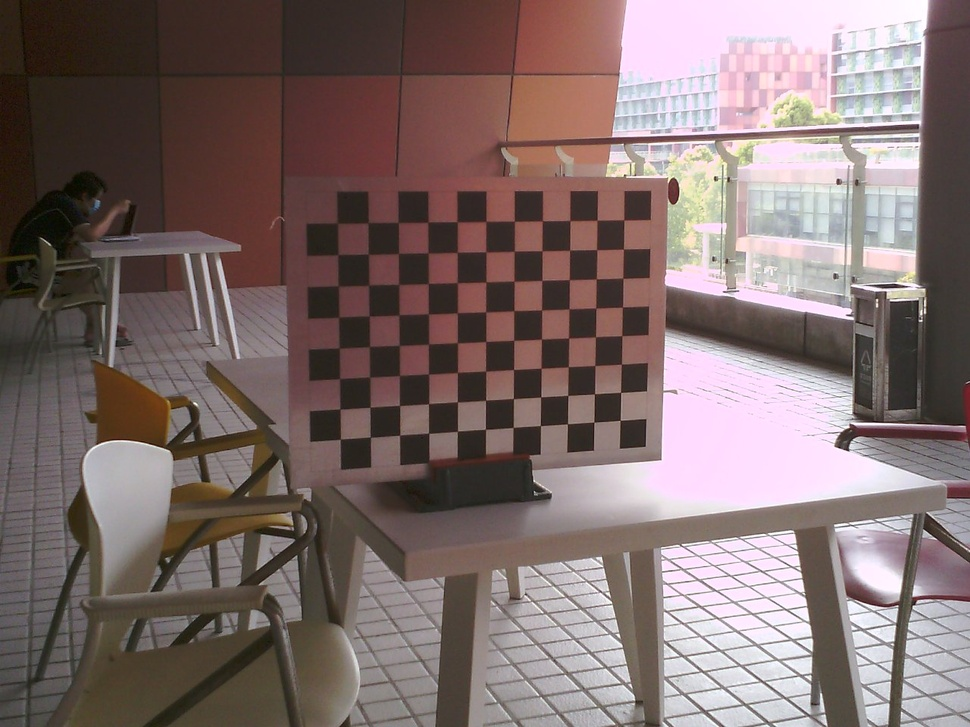
#> input picture data/RGB_2/1.jpg, 970 x 727 px, shrunk from 1280 x 960 before the run; its folder holds only this picture in this run
$ python RGB_calibration.py
#> lines starting #> are read from the running program, lines starting #| are printed output that depends on the picture; after the words box and inside, x2 and y2 are one past the last pixel; in counts of white or black regions, pixels touching at a corner belong together; long printed decimals are rounded
import numpy as np
import cv2 as cv
import glob
# termination criteria
criteria = (cv.TERM_CRITERIA_EPS + cv.TERM_CRITERIA_MAX_ITER, 30, 0.001)
# prepare object points, like (0,0,0), (1,0,0), (2,0,0) ....,(6,5,0)
objp = np.zeros((11*8,3), np.float32)
objp[:,:2] = np.mgrid[0:11,0:8].T.reshape(-1,2)*45
# Arrays to store object points and image points from all the images.
objpoints = [] # 3d point in real world space
imgpoints = [] # 2d points in image plane.
images = glob.glob('data/RGB_2/*.jpg')
for fname in images:
    img = cv.imread(fname)
#> img is the input picture: shape (727, 970, 3); mean B, G, R 108, 109.7, 126.7
    gray = cv.cvtColor(img, cv.COLOR_BGR2GRAY)
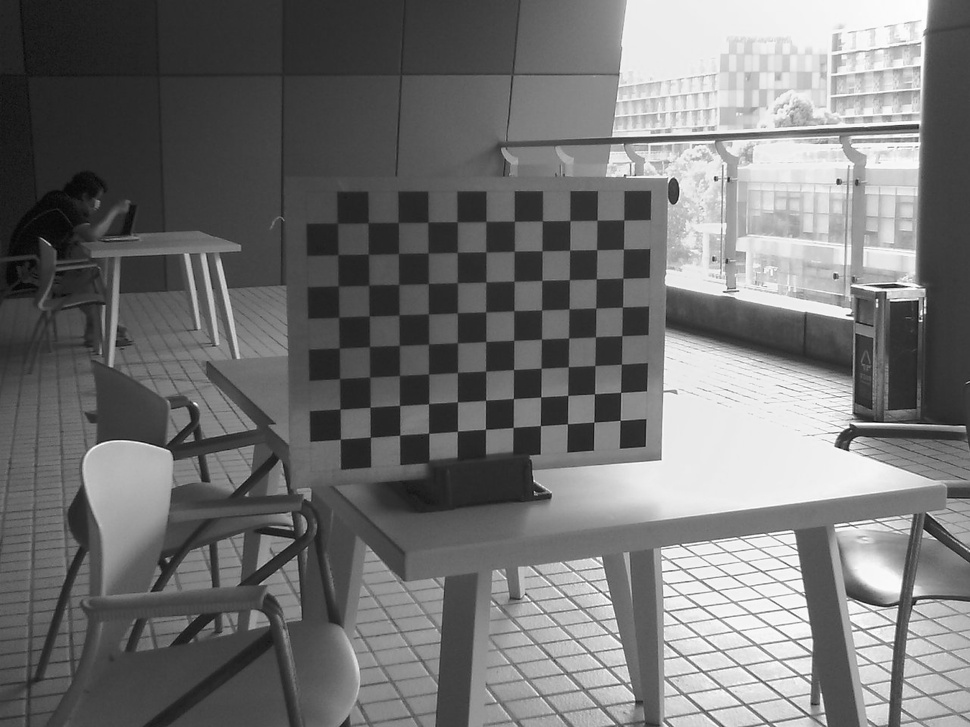
#> gray: shape (727, 970); min 3, max 255, mean 114.6
    # Find the chess board corners
    ret, corners = cv.findChessboardCorners(gray, (11, 8), corners=88, flags=cv.CALIB_CB_ADAPTIVE_THRESH)
#> ret = True; corners = 88 rows, first 8: [620.2, 420.2], [593.9, 422.1], [567.4, 423.7], [547.4, 416.7], [507, 420], [493, 422], [451, 424], [428.7, 433.1]
    # If found, add object points, image points (after refining them)
    if ret == True:
        objpoints.append(objp)
        corners2 = cv.cornerSubPix(gray, corners, (11, 11), (-1, -1), criteria)
#> corners2 = 88 rows, first 8: [620.2, 420.4], [593.8, 422.1], [567.5, 423.8], [540.4, 425.7], [513.2, 427.4], [485.5, 429.4], [457.4, 431.3], [428.7, 433.3]
        imgpoints.append(corners)
        # Draw and display the corners
        cv.drawChessboardCorners(img, (11, 8), corners2, ret)
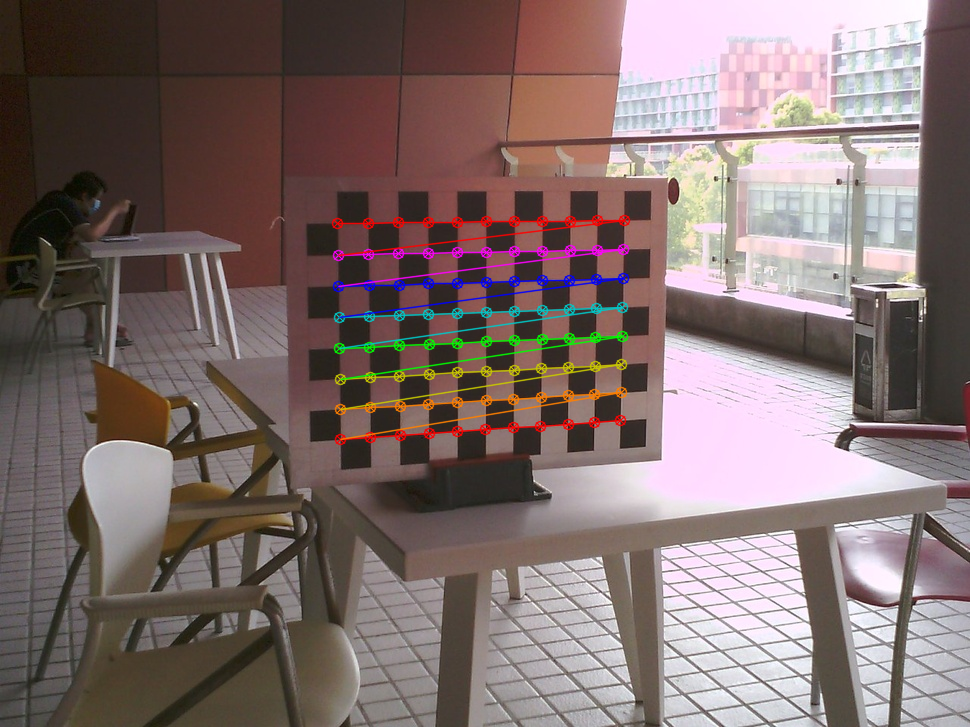
#> img: shape (727, 970, 3); 2.72% of pixels changed, all inside (x1, y1, x2, y2) = (331, 214, 631, 446)
        cv.imshow('img', img)
        cv.waitKey(500)
cv.destroyAllWindows()

ret, mtx, dist, rvecs, tvecs = cv.calibrateCamera(objpoints, imgpoints, gray.shape[::-1], None, None)
#> ret = 0.137; mtx = [[1124.8, 0, 474.3], [0, 1139, 327.6], [0, 0, 1]]; dist = [[-0.00623, 5.3, 0.00116, -0.000475, -168.8]]; rvecs = ([-0.453, -0.21, 3.08],); tvecs = ([232.8, 146.3, 1796.1],)
print(ret)
#| 0.1372
print(mtx)
#| [[1.12479194e+03 0.00000000e+00 4.74256321e+02]
#|  [0.00000000e+00 1.13901551e+03 3.27604079e+02]
#|  [0.00000000e+00 0.00000000e+00 1.00000000e+00]]
print(dist)
#| [[-6.23320080e-03  5.29579379e+00  1.16152624e-03 -4.74622081e-04
#|   -1.68823604e+02]]
print(rvecs)
#| (array([[-0.4525],
#|        [-0.2099],
#|        [ 3.083]]),)

$ run again, on data/RGB_2/13.jpg
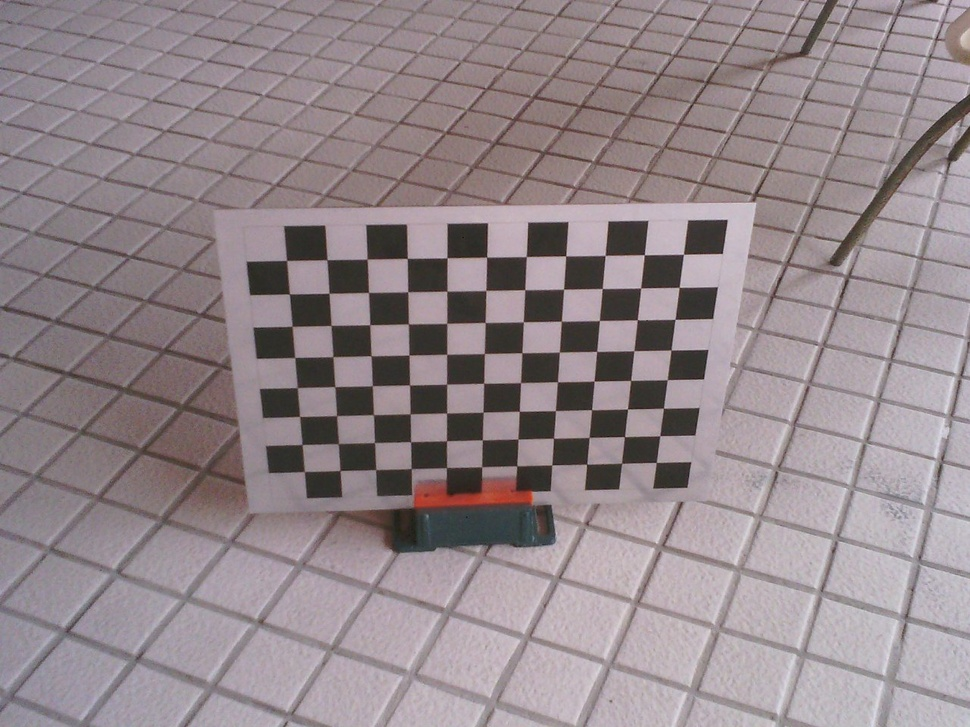
#> input picture data/RGB_2/13.jpg, 970 x 727 px, shrunk from 1280 x 960 before the run
#> img is the input picture: shape (727, 970, 3); mean B, G, R 139.2, 135, 147.3
#> `ret, corners = cv.findChessboardCorners(gray, (11, 8), corners=88, fla..`: ret = True; corners = 88 rows, first 8: [656.2, 462.4], [621.7, 463.2], [586.5, 464.2], [554, 464], [516.8, 465.8], [481.7, 466.8], [446.5, 467.5], [411.3, 468.5]
#> corners2 = 88 rows, first 8: [656.3, 462.5], [621.6, 463.3], [586.7, 464.1], [551.7, 464.9], [516.9, 466], [481.5, 467], [446.6, 467.7], [411.2, 468.7]
#> `cv.drawChessboardCorners(img, (11, 8), corners2, ret)`:
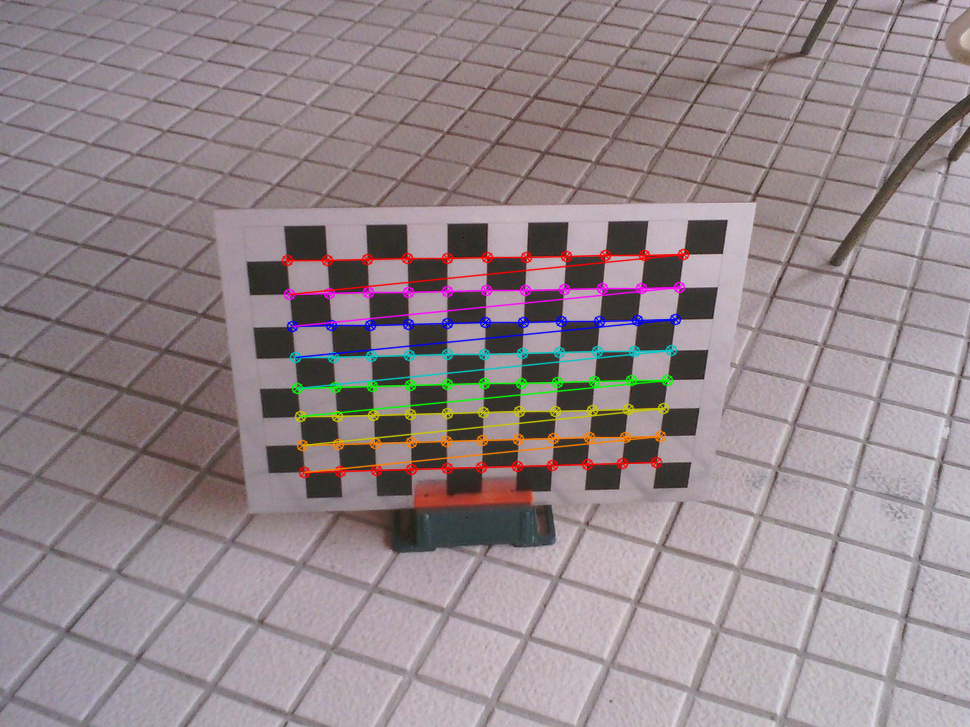
#> img: shape (727, 970, 3); 3.28% of pixels changed, all inside (x1, y1, x2, y2) = (281, 248, 690, 479)
#> `ret, mtx, dist, rvecs, tvecs = cv.calibrateCamera(objpoints, imgpoints..`: ret = 0.153; mtx = [[1208.2, 0, 482.3], [0, 1164.3, 378], [0, 0, 1]]; dist = [[0.113, -2.11, 0.00338, 0.0039, -4.95]]; rvecs = ([-0.106, -0.931, 3],); tvecs = ([223.6, 113, 1559.7],)
#| 0.1525
#| [[1.20821502e+03 0.00000000e+00 4.82329572e+02]
#|  [0.00000000e+00 1.16433315e+03 3.78011810e+02]
#|  [0.00000000e+00 0.00000000e+00 1.00000000e+00]]
#| [[ 1.13031708e-01 -2.10764823e+00  3.38406977e-03  3.89663065e-03
#|   -4.95099620e+00]]
#| (array([[-0.1064],
#|        [-0.9312],
#|        [ 2.997]]),)

$ run again, on data/RGB_2/14.jpg
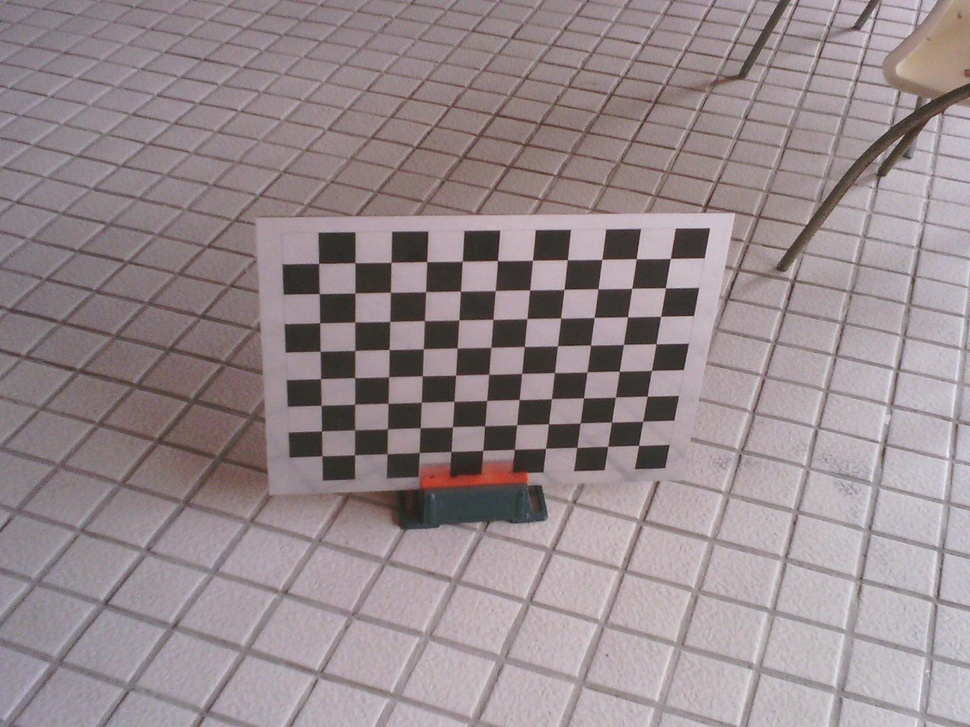
#> input picture data/RGB_2/14.jpg, 970 x 727 px, shrunk from 1280 x 960 before the run
#> img is the input picture: shape (727, 970, 3); mean B, G, R 141.1, 137.7, 150.3
#> `ret, corners = cv.findChessboardCorners(gray, (11, 8), corners=88, fla..`: ret = True; corners = 88 rows, first 8: [638.5, 445.3], [607.8, 446.2], [576.9, 447.3], [545.5, 448.4], [514.3, 449.1], [485, 450], [451, 451.3], [418.9, 452.7]
#> corners2 = 88 rows, first 8: [638.6, 445.4], [607.7, 446.4], [576.7, 447.4], [545.5, 448.3], [514.5, 449.4], [482.6, 450.6], [451.1, 451.6], [419.1, 452.6]
#> `cv.drawChessboardCorners(img, (11, 8), corners2, ret)`:
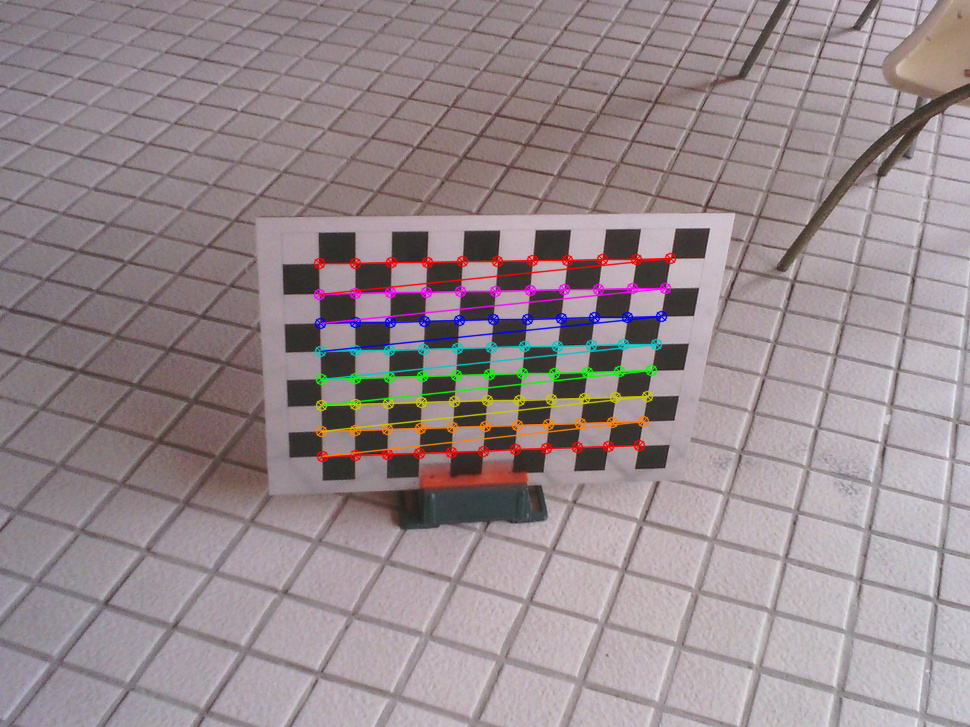
#> img: shape (727, 970, 3); 3.01% of pixels changed, all inside (x1, y1, x2, y2) = (313, 252, 677, 463)
#> `ret, mtx, dist, rvecs, tvecs = cv.calibrateCamera(objpoints, imgpoints..`: ret = 0.142; mtx = [[1367.2, 0, 483.8], [0, 1388, 405.7], [0, 0, 1]]; dist = [[0.396, -22.43, 0.00548, -0.00261, 400.6]]; rvecs = ([0.202, 1.05, -2.93],); tvecs = ([221.6, 56.15, 1961.4],)
#| 0.1423
#| [[1.36718444e+03 0.00000000e+00 4.83824413e+02]
#|  [0.00000000e+00 1.38798360e+03 4.05738950e+02]
#|  [0.00000000e+00 0.00000000e+00 1.00000000e+00]]
#| [[ 3.95780579e-01 -2.24280838e+01  5.47914325e-03 -2.61333442e-03
#|    4.00557341e+02]]
#| (array([[ 0.2022],
#|        [ 1.054],
#|        [-2.934]]),)

$ run again, on data/RGB_2/15.jpg
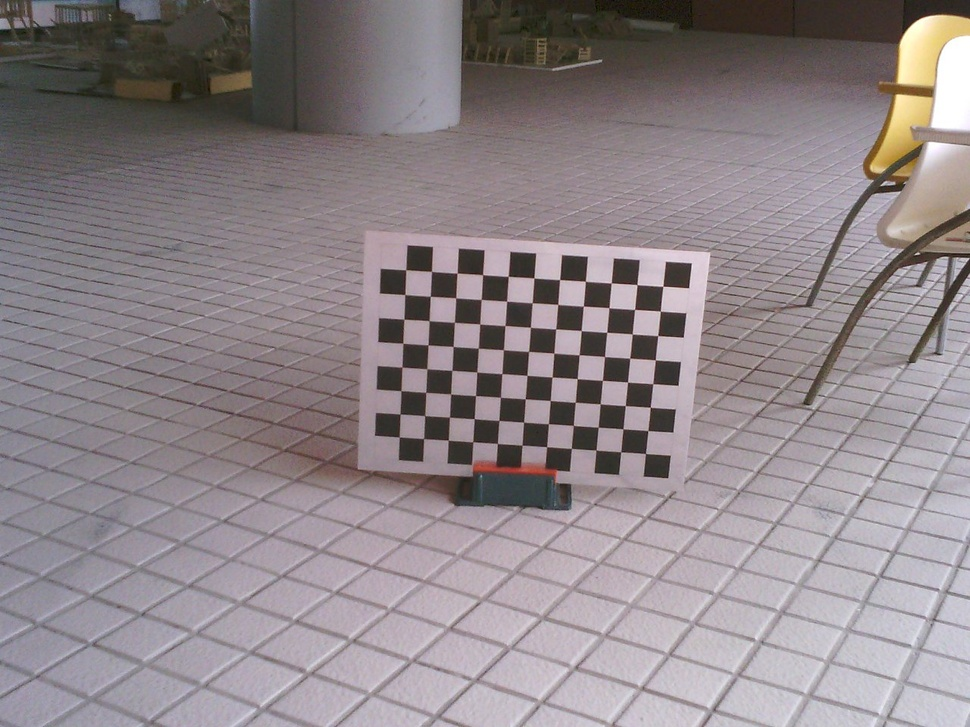
#> input picture data/RGB_2/15.jpg, 970 x 727 px, shrunk from 1280 x 960 before the run
#> img is the input picture: shape (727, 970, 3); mean B, G, R 136.7, 133.1, 142.2
#> `ret, corners = cv.findChessboardCorners(gray, (11, 8), corners=88, fla..`: ret = True; corners = 88 rows, first 8: [645.5, 453.5], [620.7, 451.8], [595.9, 449.9], [571.4, 448.4], [546.6, 446.7], [522.1, 445.1], [497.4, 443.5], [472.8, 441.7]
#> corners2 = 88 rows, first 8: [645.5, 453.6], [620.7, 451.8], [596, 450.1], [571.4, 448.4], [546.7, 446.7], [522, 445.2], [497.3, 443.4], [472.8, 441.8]
#> `cv.drawChessboardCorners(img, (11, 8), corners2, ret)`:
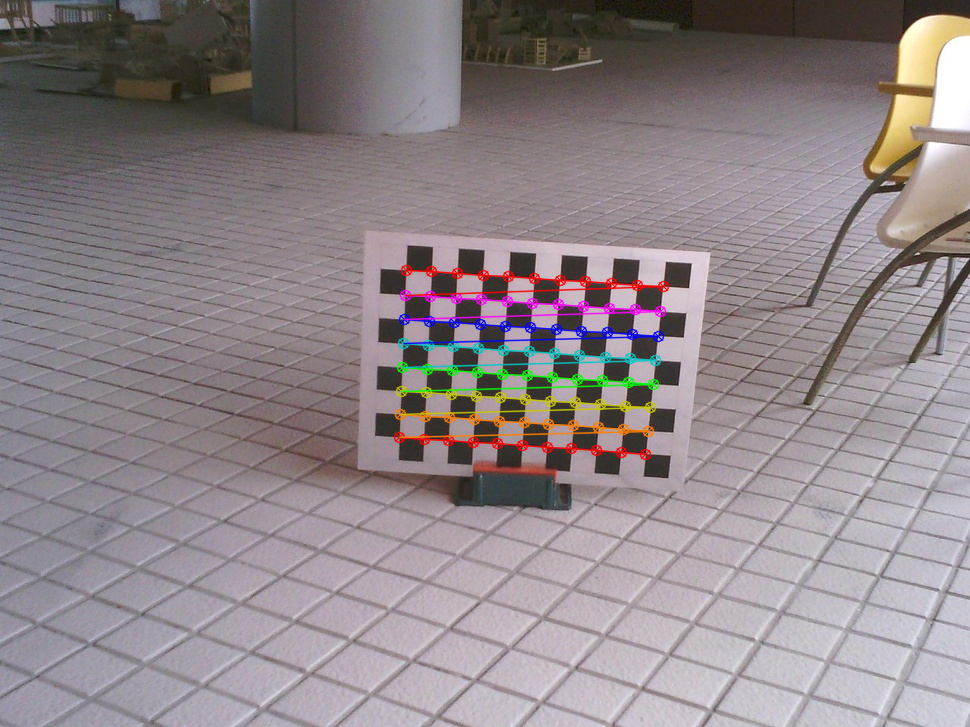
#> img: shape (727, 970, 3); 2.49% of pixels changed, all inside (x1, y1, x2, y2) = (393, 264, 670, 461)
#> `ret, mtx, dist, rvecs, tvecs = cv.calibrateCamera(objpoints, imgpoints..`: ret = 0.0935; mtx = [[1281.7, 0, 491.6], [0, 1283.1, 365.6], [0, 0, 1]]; dist = [[0.137, -7.05, 0.00309, 0.006, 106.5]]; rvecs = ([-0.0317, 0.496, -3.04],); tvecs = ([279.9, 159.8, 2340.1],)
#| 0.09348
#| [[1.28167316e+03 0.00000000e+00 4.91633412e+02]
#|  [0.00000000e+00 1.28307626e+03 3.65643769e+02]
#|  [0.00000000e+00 0.00000000e+00 1.00000000e+00]]
#| [[ 1.36713488e-01 -7.04832310e+00  3.08809996e-03  5.99702269e-03
#|    1.06467071e+02]]
#| (array([[-0.0317],
#|        [ 0.4959],
#|        [-3.038 ]]),)
